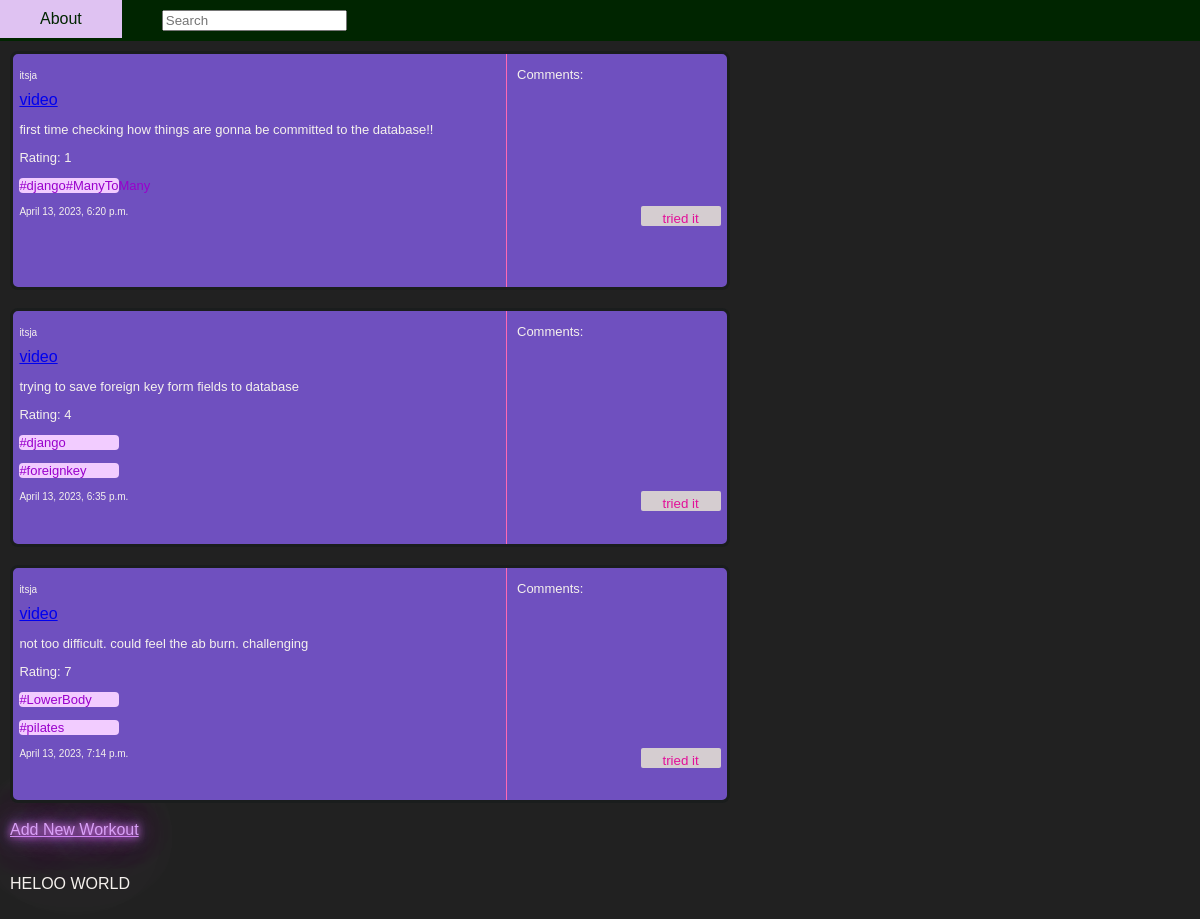
Before: /WorkoutApp/ with the older database file.
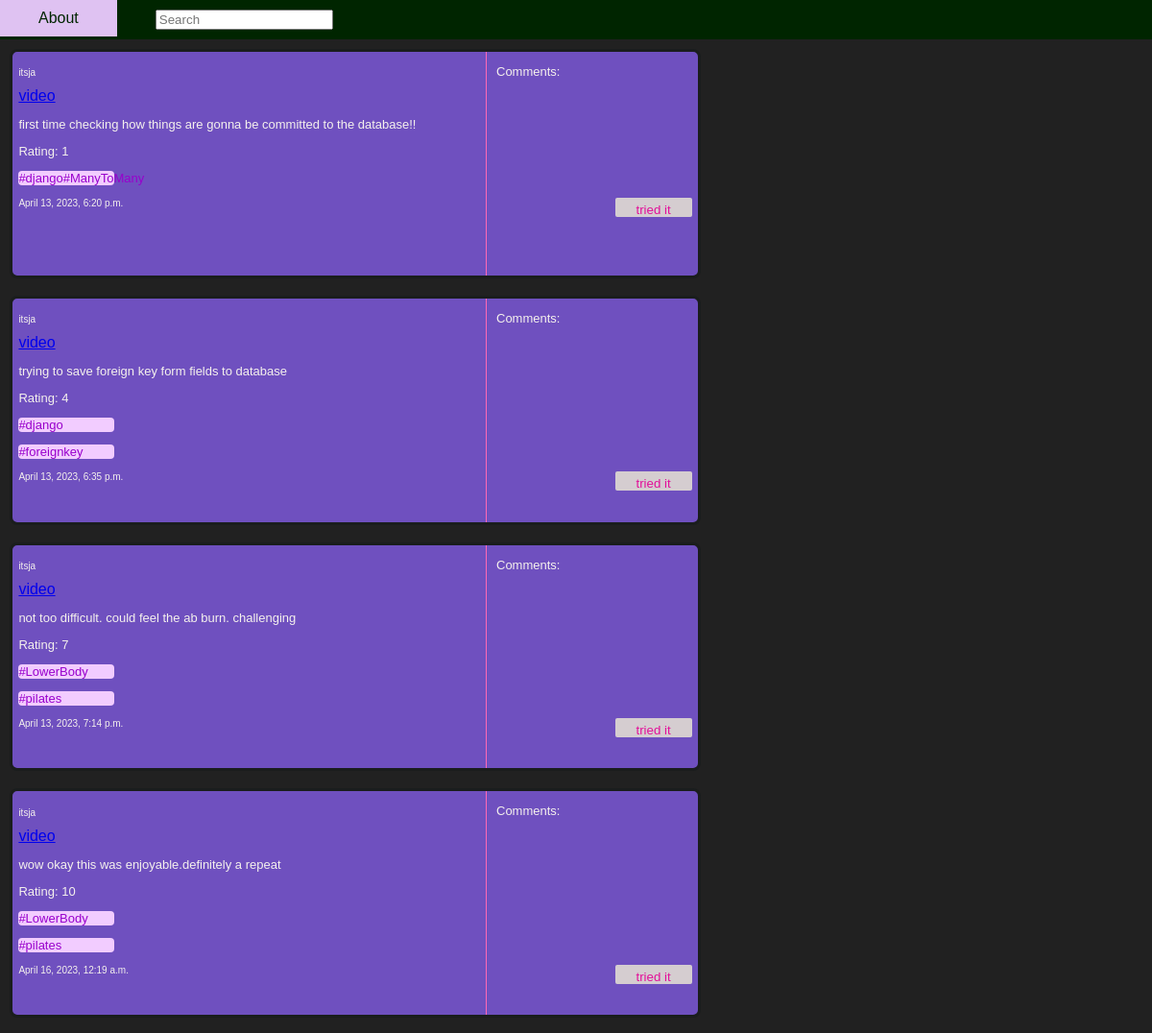
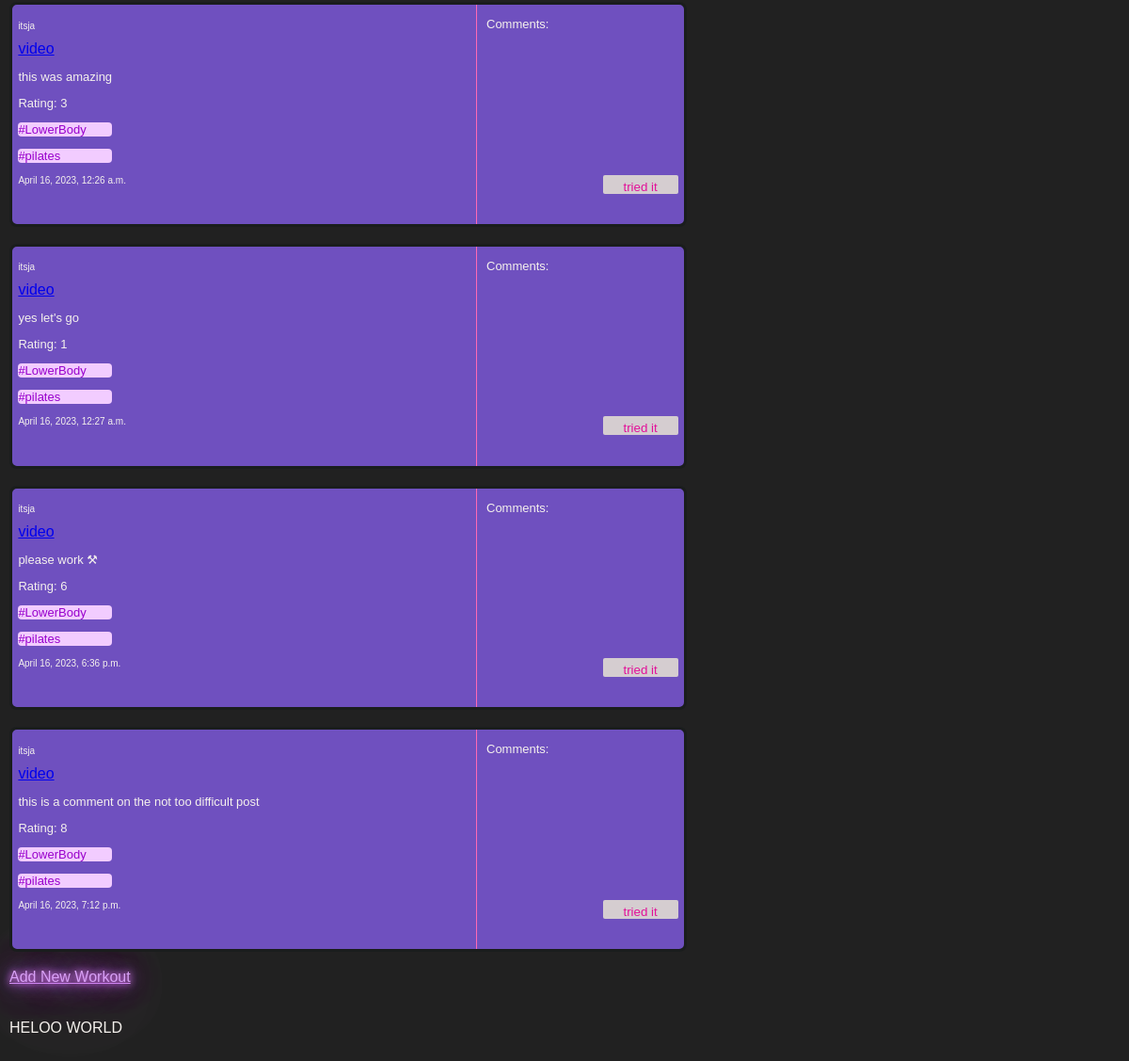
After: the same page with the newer database file (2 pictures, top to bottom).
### WorkoutApp/models.py (models this page shows, shortened)
class Post(models.Model):
    pub_date = models.DateTimeField('date published')
    author = models.ForeignKey(User, on_delete=models.CASCADE)
    url = models.ForeignKey(Video,on_delete=models.CASCADE) #ManyToOne because each post can have one video but each video has multiple people posting about it
    hashtag = models.ManyToManyField(Hashtag) #because each post can have multiple tags and tags can be included in multiple posts
    opinion = models.CharField(max_length=200)
    rating = models.IntegerField() # same as url but i want it to be in Video so i can later calculate universal ranking of each individual video
    comments = models.ManyToManyField('self', symmetrical=False, blank = True, null=True, related_name='PostCom')

class Hashtag(models.Model):
    hashtag = models.CharField(max_length=30)

### WorkoutApp/views.py (the view)
# urls.py: path("", views.index, name="index"),
def index(request):
    context = {
    'tasks': Post.objects.filter(PostCom=None),
    "formpost": NewPostForm(),
    'comments':Post.objects.all(),
    }
    template = loader.get_template('WorkoutApp/index.html')
    return HttpResponse(template.render(context, request))

### WorkoutApp/forms.py
class NewPostForm(forms.Form):
    opinion = forms.CharField(label="workout_opinion")
    rating = forms.IntegerField(max_value=10, min_value=1, label="workout_rating")

### WorkoutApp/templates/WorkoutApp/index.html (shortened to what this page needs)
{% extends "WorkoutApp/layout.html" %}
{% block body %}
<div class="topnav">
	<a href="#" style="padding: 10px 40px;">About</a>
	<input type="search" style="margin: 10px 40px;" placeholder="Search" />
</div>
<div class="row">
	<div class="column middle">
		{% for q in tasks %}
		<div class="post-div">
			<p class="author" style="font-size: x-small;">{{ q.author }}</p>
			<a class="url" href="{{ q.url.url }}">video</a>
			<p style="font-size: small;" class="originalposto">{{ q.opinion }}</p>
			<p class="rating" style="font-size: small;">Rating: {{ q.rating }}</p>
			{% for hashtag in q.hashtag.all %}
			<p style="font-size: small;" class="tag_text">{{ hashtag.hashtag }}</p>
			{% endfor %}
			<p style="font-size: x-small;">{{ q.pub_date }}</h6>
			<button id="openform{{ forloop.counter0 }}" class="open-button">tried it</button>
			<div class="comment">
				<p>Comments:</p>
			</div>
		</div>
		<br>
		{% endfor %}
		{% if request.user.is_authenticated %}
		<a href="{% url 'WorkoutApp:add' %}" class="neonText">Add New Workout</a>
		<a href="{% url 'logout' %}" class="neonText">LOGOUT</a>
		{% else %}
		<a href="{% url 'WorkoutApp:add' %}" class="neonText">Add New Workout</a>
		{% endif %}
	</div>
	<div class="column side">
		<p>HELOO WORLD</p>
	</div>
</div>
{% endblock %}

### WorkoutApp/templates/WorkoutApp/layout.html (shortened to what this page needs)
<!DOCTYPE html>
<html lang="en">
<head>
</head>
<body>
  {% block body %}
  {% endblock %}
</body>
</html>

### WorkoutApp/templates/WorkoutApp/layout.html (style rules this page uses)
.open-button { background-color: #efedd5; color: #FF0090; padding: 5px 5px 5px 5px; border: none; cursor: pointer; border-radius: 2px; opacity: 0.8; float: inline-end; height: 20px; width: 80px; text-align: center; }
.comment { height:100%; width: 200px; position: absolute; top: 0px; right: 10px; border-left: 1px solid hotpink; padding-left: 10px; font-family: Helvetica, sans-serif; font-size: small; }
.tag_text { background: #f2ccff; color: #9900cc; border-radius: 4px; width: 100px; padding: 0px; }
.neonText { color: #d8a0f6; text-shadow: 0 0 7px #d871db, 0 0 10px #bc69f4, 0 0 21px #ba7fed, 0 0 42px rgb(172, 113, 211), 0 0 82px rgb(160, 102, 174), 0 0 92px rgb(211, 159, 236), 0 0 102px rgb(165, 129, 227), 0 0 151px rgb(215, 164, 238); }
h1,p,li,td,th { color: #f5f1ed; }
body { background-color: #212121; font-family: Arial, Helvetica, sans-serif; margin: 0; }
.topnav { overflow: hidden; background-color: #002500; font-family: Helvetica, Arial, 'Franklin Gothic Medium'; }
.topnav a { float: left; display: block; color: #f4f1bb; text-align: center; padding: 14px 16px; text-decoration: none; }
.column { float: left; padding: 10px; }
.column.side { width: 40%; }
.column.middle { width: 60%; }
.column.middle > .post-div { border: 0.2rem solid #1a1d1d; padding: 0.4em; border-radius: 0.5rem; font-family: sans-serif; color: white; background-color: #6f50bf; margin: 0%; height: 220px; position: relative; }
.row::after { content: ""; display: table; clear: both; }

Changed rows visible on the page:
added Post: author "itsja", opinion "wow okay this was enjoyable.definitely a repeat", rating "10", pub_date "April 16, 2023, 12:19 a.m.", Hashtag (hashtag "#LowerBody"), Hashtag (hashtag "#pilates")
added Post: author "itsja", opinion "this was amazing", rating "3", pub_date "April 16, 2023, 12:26 a.m.", Hashtag (hashtag "#LowerBody"), Hashtag (hashtag "#pilates")
added Post: author "itsja", opinion "yes let's go", rating "1", pub_date "April 16, 2023, 12:27 a.m.", Hashtag (hashtag "#LowerBody"), Hashtag (hashtag "#pilates")
added Post: author "itsja", opinion "please work ⚒", rating "6", pub_date "April 16, 2023, 6:36 p.m.", Hashtag (hashtag "#LowerBody"), Hashtag (hashtag "#pilates")
added Post: author "itsja", opinion "this is a comment on the not too difficult post", rating "8", pub_date "April 16, 2023, 7:12 p.m.", Hashtag (hashtag "#LowerBody"), Hashtag (hashtag "#pilates")
